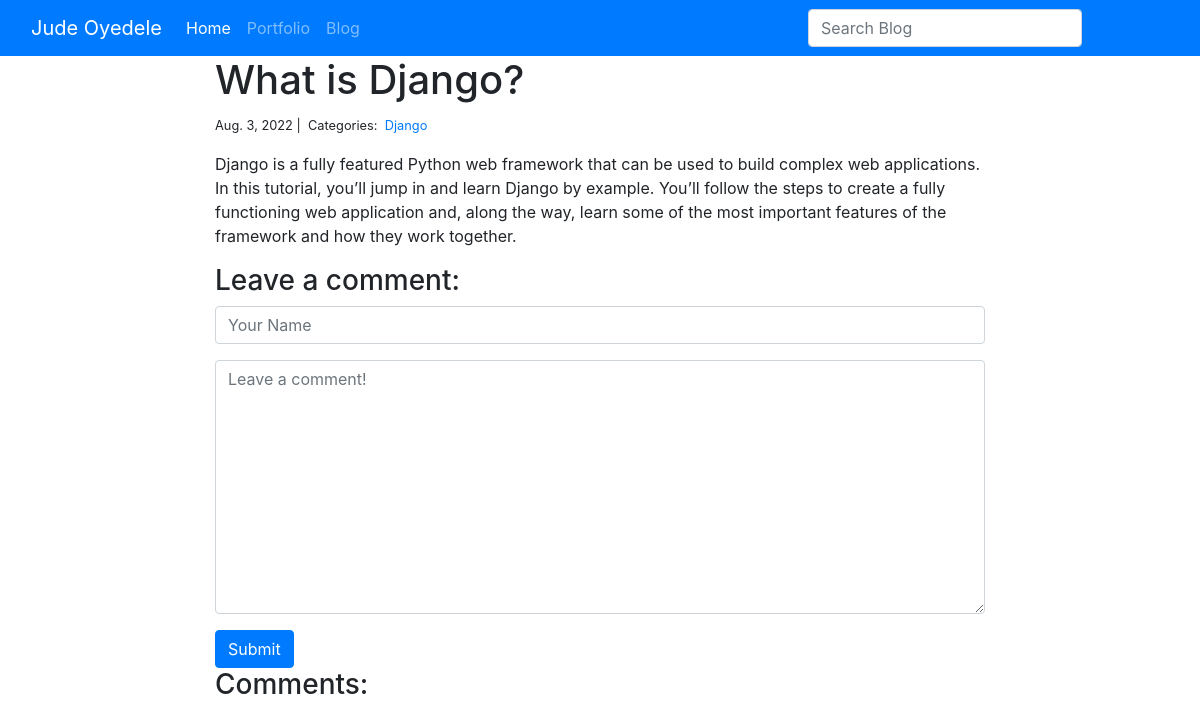
Page /blog/1/ on the committed database.
### blog/models.py (models this page shows)
class Post(models.Model):
    title = models.CharField(max_length=255)
    body = models.TextField()
    created_on = models.DateTimeField(auto_now_add=True)
    last_modified = models.DateTimeField(auto_now=True)
    categories = models.ManyToManyField('Category', related_name='posts')

class Category(models.Model):
    name = models.CharField(max_length=20)

### blog/views.py (the view, shortened to what this page needs)
# urls.py: path("<int:pk>/", views.blog_detail, name="blog_detail"),
def blog_detail(request, pk):
    post = Post.objects.get(pk=pk)
    form = CommentForm()
    comments = Comment.objects.filter(post=post)
    context = {
        "post": post,
        "comments": comments,
        "form": form
    }
    return render(request, 'blog_detail.html', context)

### blog/forms.py
class CommentForm(forms.Form):
    author = forms.CharField(
        max_length=60,
        widget=forms.TextInput(attrs={
            "class": "form-control",
            "placeholder": "Your Name"
        })
    )
    body = forms.CharField(widget=forms.Textarea(
        attrs={
            "class": "form-control",
            "placeholder": "Leave a comment!"
        })
    )

### blog/templates/blog_detail.html (shortened to what this page needs)
{% extends "base.html" %}
{% block page_content %}
<div class="col-md-8 offset-md-2">
    <h1>{{ post.title }}</h1>
    <small>
        {{ post.created_on.date }} |&nbsp;
        Categories:&nbsp;
        {% for category in post.categories.all %}
        <a href="{% url 'blog_category' category.name %}">
            {{ category.name }}
        </a>&nbsp;
        {% endfor %}
    </small>
    <p>{{ post.body | linebreaks }}</p>
    <h3>Leave a comment:</h3>
    <form action="/blog/{{ post.pk }}/" method="post">
        <div class="form-group">
            {{ form.author }}
        </div>
        <div class="form-group">
            {{ form.body }}
        </div>
        <button type="submit" class="btn btn-primary">Submit</button>
    </form>
    <h3>Comments:</h3>
</div>
{% endblock %}

### rows in the picture
Post: title "What is Django?", created_on "Aug. 3, 2022", body "Django is a fully featured Python web framework that can be used to build complex web applications. In this tutorial, you’ll jump in and learn Django by example. You’ll follow the steps to create a fully functioning web application and, along the way, learn some of the most important features of the framework and how they work together."
Category: name "Django"
